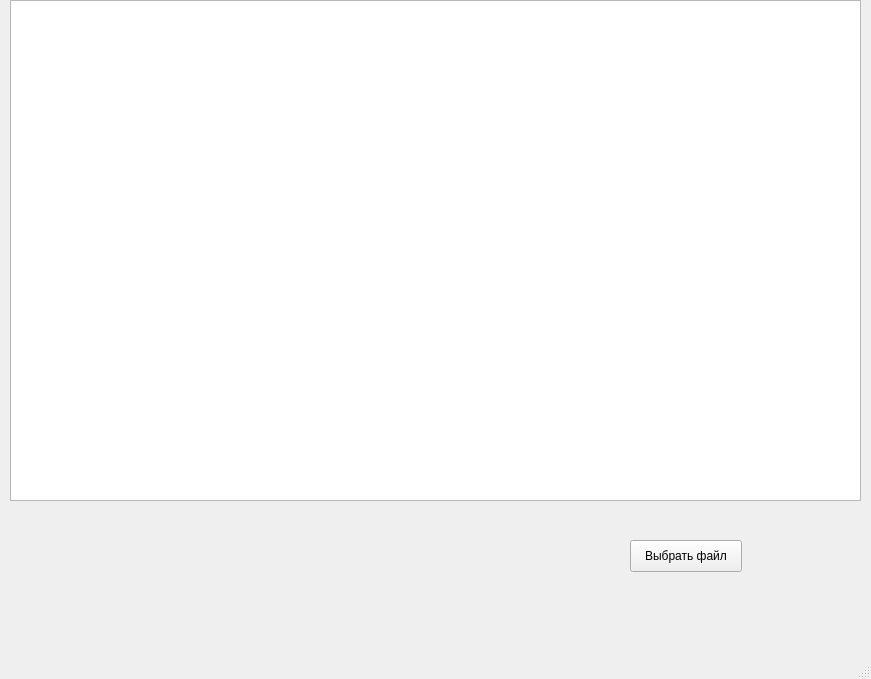
<?xml version="1.0" encoding="UTF-8"?>
<ui version="4.0">
 <class>MainWindow</class>
 <widget class="QMainWindow" name="MainWindow">
  <property name="geometry">
   <rect>
    <x>0</x>
    <y>0</y>
    <width>871</width>
    <height>679</height>
   </rect>
  </property>
  <property name="windowTitle">
   <string>MainWindow</string>
  </property>
  <widget class="QWidget" name="centralwidget">
   <widget class="QGraphicsView" name="graphicsView">
    <property name="geometry">
     <rect>
      <x>10</x>
      <y>0</y>
      <width>851</width>
      <height>501</height>
     </rect>
    </property>
   </widget>
   <widget class="QPushButton" name="pushButton">
    <property name="geometry">
     <rect>
      <x>630</x>
      <y>540</y>
      <width>112</width>
      <height>32</height>
     </rect>
    </property>
    <property name="text">
     <string>Выбрать файл</string>
    </property>
   </widget>
  </widget>
  <widget class="QMenuBar" name="menubar">
   <property name="geometry">
    <rect>
     <x>0</x>
     <y>0</y>
     <width>871</width>
     <height>22</height>
    </rect>
   </property>
  </widget>
  <widget class="QStatusBar" name="statusbar"/>
 </widget>
 <resources/>
 <connections/>
</ui>
